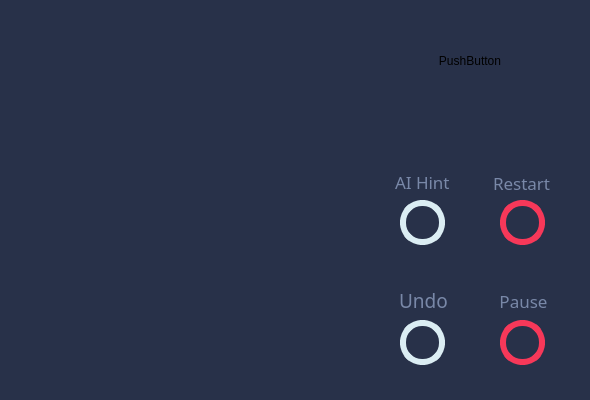
<?xml version="1.0" encoding="UTF-8"?>
<ui version="4.0">
 <class>GameWidget</class>
 <widget class="QWidget" name="GameWidget">
  <property name="geometry">
   <rect>
    <x>0</x>
    <y>0</y>
    <width>590</width>
    <height>400</height>
   </rect>
  </property>
  <property name="cursor">
   <cursorShape>ArrowCursor</cursorShape>
  </property>
  <property name="mouseTracking">
   <bool>true</bool>
  </property>
  <property name="contextMenuPolicy">
   <enum>Qt::DefaultContextMenu</enum>
  </property>
  <property name="windowTitle">
   <string>NoGo</string>
  </property>
  <property name="autoFillBackground">
   <bool>false</bool>
  </property>
  <property name="styleSheet">
   <string notr="true">QWidget#GameWidget
{	background-image: url(:/pic/QTNoGo.png);
	background-color: rgb(40, 49, 73);}</string>
  </property>
  <widget class="QPushButton" name="ReturnPushButton">
   <property name="geometry">
    <rect>
     <x>430</x>
     <y>40</y>
     <width>80</width>
     <height>41</height>
    </rect>
   </property>
   <property name="styleSheet">
    <string notr="true">font: 9pt &quot;Arial Rounded MT Bold&quot;;</string>
   </property>
   <property name="text">
    <string>PushButton</string>
   </property>
   <property name="flat">
    <bool>true</bool>
   </property>
  </widget>
  <widget class="QPushButton" name="HintPushButton">
   <property name="geometry">
    <rect>
     <x>400</x>
     <y>200</y>
     <width>45</width>
     <height>45</height>
    </rect>
   </property>
   <property name="styleSheet">
    <string notr="true">QPushButton#HintPushButton
{
border-radius: 22;
border-width: 6px; 
border-style:solid;
border-color:#dbedf3;
}</string>
   </property>
   <property name="text">
    <string/>
   </property>
   <property name="flat">
    <bool>true</bool>
   </property>
  </widget>
  <widget class="QPushButton" name="RestartPushButton">
   <property name="geometry">
    <rect>
     <x>500</x>
     <y>200</y>
     <width>45</width>
     <height>45</height>
    </rect>
   </property>
   <property name="styleSheet">
    <string notr="true">border-radius: 22;
border-width: 6px; 
border-style:solid;
border-color:#f73859;
</string>
   </property>
   <property name="text">
    <string/>
   </property>
   <property name="flat">
    <bool>true</bool>
   </property>
  </widget>
  <widget class="QPushButton" name="ReactPushButton">
   <property name="geometry">
    <rect>
     <x>400</x>
     <y>320</y>
     <width>45</width>
     <height>45</height>
    </rect>
   </property>
   <property name="styleSheet">
    <string notr="true">border-radius: 22;
border-width: 6px; 
border-style:solid;
border-color:#dbedf3;</string>
   </property>
   <property name="text">
    <string/>
   </property>
   <property name="flat">
    <bool>true</bool>
   </property>
  </widget>
  <widget class="QPushButton" name="PausePushButton">
   <property name="geometry">
    <rect>
     <x>500</x>
     <y>320</y>
     <width>45</width>
     <height>45</height>
    </rect>
   </property>
   <property name="styleSheet">
    <string notr="true">border-radius: 22;
border-width: 6px; 
border-style:solid;
border-color:rgb(247, 56, 89);</string>
   </property>
   <property name="text">
    <string/>
   </property>
   <property name="flat">
    <bool>true</bool>
   </property>
  </widget>
  <widget class="QLabel" name="AIHintLabel">
   <property name="geometry">
    <rect>
     <x>395</x>
     <y>174</y>
     <width>61</width>
     <height>16</height>
    </rect>
   </property>
   <property name="font">
    <font>
     <family>Arial Rounded MT Bold</family>
     <pointsize>13</pointsize>
    </font>
   </property>
   <property name="styleSheet">
    <string notr="true">color: #7988a8;</string>
   </property>
   <property name="text">
    <string>AI Hint</string>
   </property>
  </widget>
  <widget class="QLabel" name="label_2">
   <property name="geometry">
    <rect>
     <x>493</x>
     <y>175</y>
     <width>61</width>
     <height>16</height>
    </rect>
   </property>
   <property name="font">
    <font>
     <family>Arial Rounded MT Bold</family>
     <pointsize>13</pointsize>
    </font>
   </property>
   <property name="styleSheet">
    <string notr="true">color: #7988a8;</string>
   </property>
   <property name="text">
    <string>Restart</string>
   </property>
  </widget>
  <widget class="QLabel" name="label_3">
   <property name="geometry">
    <rect>
     <x>399</x>
     <y>290</y>
     <width>51</width>
     <height>21</height>
    </rect>
   </property>
   <property name="font">
    <font>
     <family>Arial Rounded MT Bold</family>
     <pointsize>14</pointsize>
    </font>
   </property>
   <property name="styleSheet">
    <string notr="true">color: #7988a8;</string>
   </property>
   <property name="text">
    <string>Undo</string>
   </property>
  </widget>
  <widget class="QLabel" name="PauseLabel">
   <property name="geometry">
    <rect>
     <x>483</x>
     <y>291</y>
     <width>81</width>
     <height>20</height>
    </rect>
   </property>
   <property name="font">
    <font>
     <family>Arial Rounded MT Bold</family>
     <pointsize>13</pointsize>
    </font>
   </property>
   <property name="styleSheet">
    <string notr="true">color: #7988a8;</string>
   </property>
   <property name="text">
    <string>Pause</string>
   </property>
   <property name="alignment">
    <set>Qt::AlignCenter</set>
   </property>
  </widget>
 </widget>
 <resources/>
 <connections/>
</ui>
